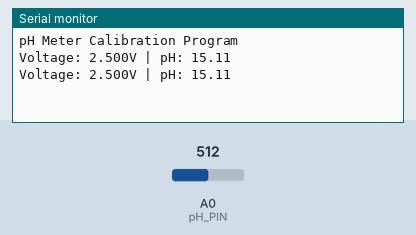
Recording of a sketch running on a simulated Arduino Uno, built with avr-gcc and run on an emulated ATmega328P. Parts: the last lines printed to the serial monitor. Inputs (shaded band) come from the test bench; at power-on: A0 (pH_PIN) = 512.

Above: at 1.8 s.
1.9 s: A0 (pH_PIN) set to 716
At 2.8 s:
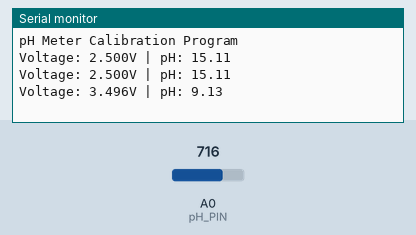
3.4 s: A0 (pH_PIN) set to 900
At 4.4 s:
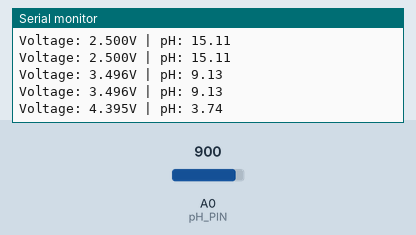
Timing chart, 0 to 6.4 s (numbered marks = the images above; inputs shaded):
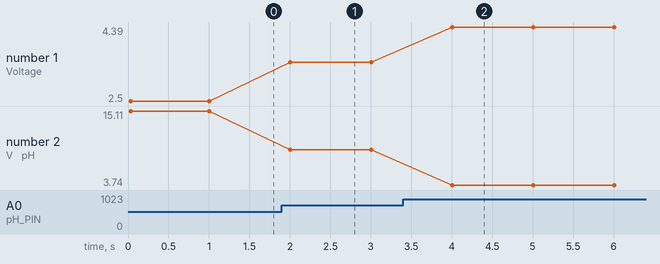

Measured:
- after the input at 1.9 s, the serial monitor: prints a new line after 0.10 s (image 1)
- after the input at 3.4 s, the serial monitor: prints a new line after 0.61 s (image 2)
- plotted number 1: 2.5 → 3.5 after the input at 1.9 s, 3.5 → 4.39 after the input at 3.4 s
- plotted number 2: 15.11 → 9.13 after the input at 1.9 s, 9.13 → 3.74 after the input at 3.4 s

The sketch:

ph_sensor_reading.ino
```cpp
// Arduino pH计校准程序（基于能斯特方程）
// 引脚定义
#define pH_PIN A0      // pH传感器连接至A0
#define CALIB_BUTTON 2 // 校准按钮连接至D2（接地触发）

// 全局变量
float voltage, pH_value;
bool calibrating = false;

void setup() {
  Serial.begin(9600);
  pinMode(CALIB_BUTTON, INPUT_PULLUP);
  Serial.println("pH Meter Calibration Program");
}

void loop() {
  // 读取并计算pH值
  readpH();
  printResults();
  delay(1000);
}

// 读取电压并计算pH值
void readpH() {
  int raw = analogRead(pH_PIN);
  voltage = raw * (5.0 / 1024.0);  // 转换为电压（假设5V参考电压）
  // 使用能斯特方程计算pH值
  pH_value = (voltage-5.0183)/(-0.16665);
}

// 打印结果
void printResults() {
  Serial.print("Voltage: ");
  Serial.print(voltage, 3);
  Serial.print("V | pH: ");
  Serial.println(pH_value, 2);
}
```
